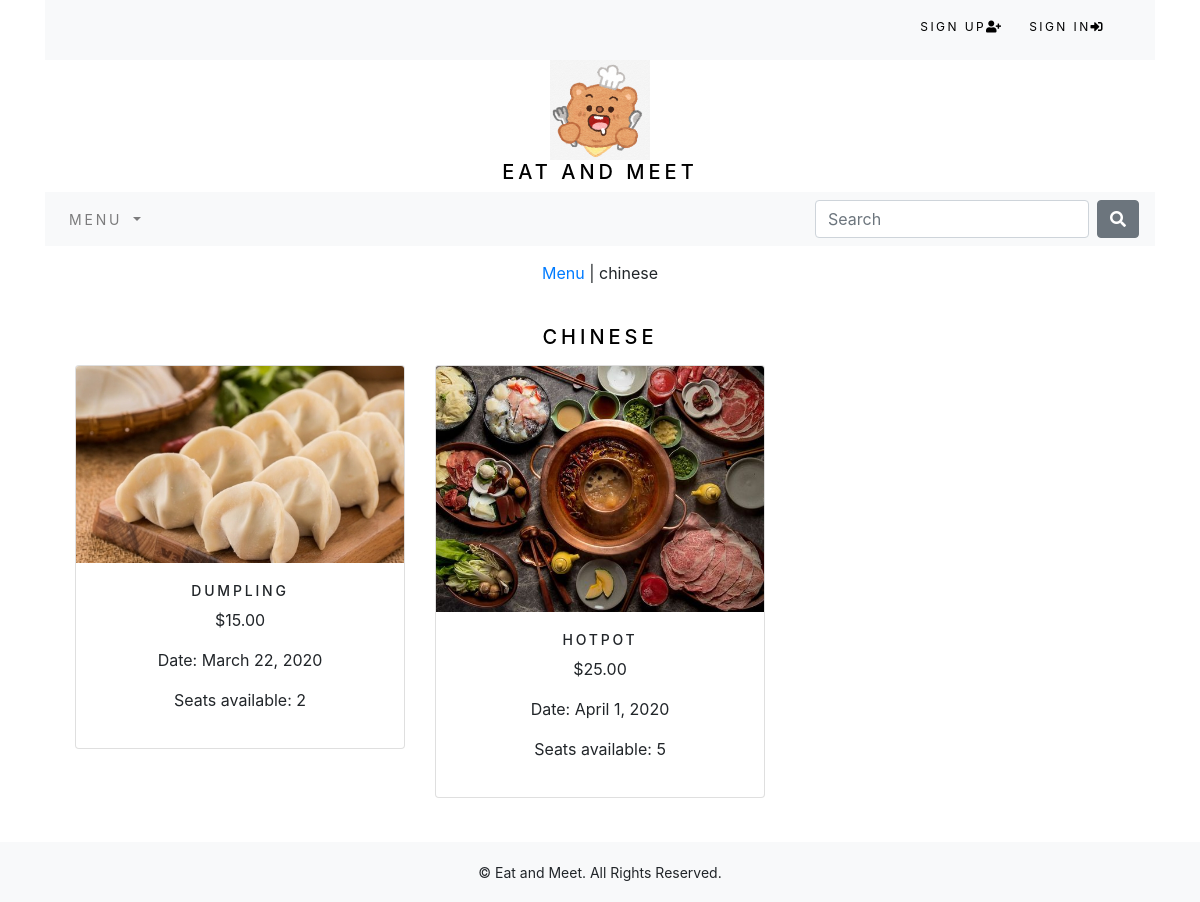
The page /menu/chinese/ on the database its author committed.
### menu/models.py (models this page shows, shortened)
class Category(models.Model):
	name = models.CharField(max_length=250, unique=True)
	slug = models.SlugField(max_length=250, unique=True)
	description = models.TextField(blank=True)
	image = models.ImageField(upload_to='category', blank=True)
	class Meta:
		ordering = ('name',)
		verbose_name = 'category'
		verbose_name_plural = 'categories'
	def get_url(self):
		return reverse('menu:products_by_category', args=[self.slug])

class Product(models.Model):
	name = models.CharField(max_length=250, unique=True)
	slug = models.SlugField(max_length=250, unique=True)
	description = models.TextField(blank=True)
	category = models.ForeignKey(Category, on_delete=models.CASCADE) #if a product is deleted, any references at the category model of that product will be deleted
	price = models.DecimalField(max_digits=10, decimal_places=2)
	image = models.ImageField(upload_to='product', blank=True)
	guest = models.DecimalField(max_digits=5, decimal_places=0)
	available = models.BooleanField(default=True)
	date = models.DateField(default=date.today)
	created = models.DateTimeField(auto_now_add=True) #add by default when a product is created
	updated = models.DateTimeField(auto_now=True)
	class Meta:
		ordering = ('name',)
		verbose_name = 'product'
		verbose_name_plural = 'products'
	def get_url(self):
		return reverse('menu:ProdCatDetail', args=[self.category.slug, self.slug])

### menu/views.py (the view)
# urls.py: path('', views.allProdCat, name='allProdCat'),
def allProdCat(request, c_slug=None):
	c_page = None
	products_list = None
	if c_slug!=None:
		c_page = get_object_or_404(Category,slug=c_slug)
		products_list = Product.objects.filter(category=c_page,available=True)
	else:
		products_list = Product.objects.all().filter(available=True)
	'''Paginator code'''
	paginator = Paginator(products_list, 6)
	try:
		page=int(request.GET.get('page', '1'))
	except:
		page = 1
	try:
		products = paginator.page(page)
	except(EmptyPage, InvalidPage):
		products = paginator.get_page(paginator.num_pages)
	return render(request,'menu/category.html',{'category':c_page,'products':products})

### event/context_processors.py (called while the page is built)
def counter(request):
	item_count = 0
	if 'admin' in request.path:
		return {}
	else:
		try:
			event = Event.objects.filter(event_id=_event_id(request))
			event_items = EventItem.objects.all().filter(event=event[:1])
			for event_item in event_items:
				item_count += event_item.quantity
		except Cart.DoesNotExist:
			item_count = 0
	return dict(item_count = item_count)

### event/views.py (called while the page is built)
def _event_id(request):
	event = request.session.session_key
	if not event:
		event = request.session.create()
	return event

### menu/context_processors.py (called while the page is built)
def menu_links(request):
	links = Category.objects.all()
	return dict(links=links)

### menu/templates/menu/category.html (shortened to what this page needs)
{% extends "base.html"%}
{% load static %}
{% block content %}
	{% if category%}
		<div class="row my_row_class">
			<div class="mx-auto">
				<p><a href="{% url 'menu:allProdCat' %}">Menu</a> | {{category.name}}</p>
			</div>
		</div>
	{% endif %}
	{% if category %}
	<br>
	<div>
		<h1 class="text-center my_title">{{category.name}}</h1>
	</div>
	{% else %}
		<img class="my_image my_image_padding" src="{% static 'img/banner.jpg' %}" alt="Eat and meet">
	<br>
	<br>
	<br>
	{% endif %}
	<div class="container">
		<div class="row mx-auto">
			{% for product in products.object_list %}
			<div class="my_bottom_margin col-9 col-sm-12 col-md-4 col-md-12 col-lg-4">
				<div class="card text-center" style="min-width: 8rem;">
					{% if product.image %}
					<a href="{{product.get_url}}"><img class="card-img-top" src="{{product.image.url}}" alt="{{product.name}}" ></a>
					{% endif %}
					<div class="card-body">
						<h4>{{product.name}}</h4>
						<p>${{product.price}}</p>
						<p>Date: {{product.date}}</p>
						<p>Seats available: {{product.guest}}</p>
					</div>
				</div>
			</div>
			{% endfor %}
		</div>
		<br>
	</div>
{% endblock%}

### static/css/custom.css (style rules this page uses)
body { font-family: 'Roboto',sans-serif; }
.my_row_class { padding-top: 15px; }
.my_title { font-size: 20px; text-transform: uppercase; letter-spacing: .2em; color: #000; }
.my_bottom_margin { margin-bottom: 20px; }
.card-body h4 { font-size: 14px; text-transform: uppercase; letter-spacing: .2em; }

### rows shown on the page
Category: name "chinese", name "CHINESE"
Product: image (picture), name "DUMPLING", price "15.00", date "March 22, 2020", guest "2"
Product: image (picture), name "HOTPOT", price "25.00", date "April 1, 2020", guest "5"
